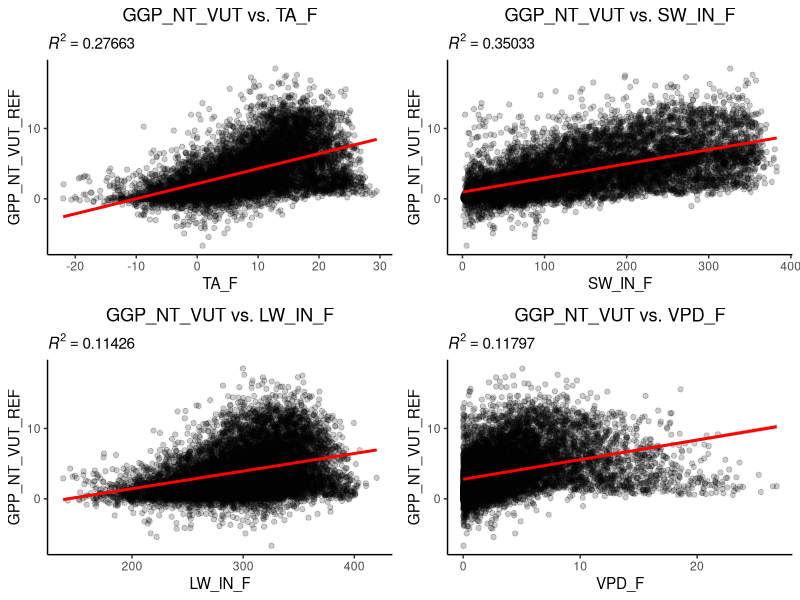
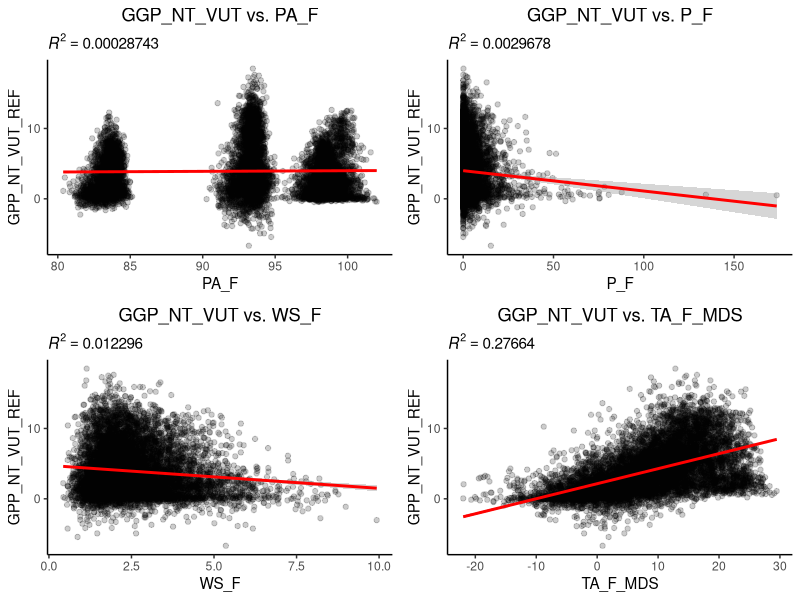
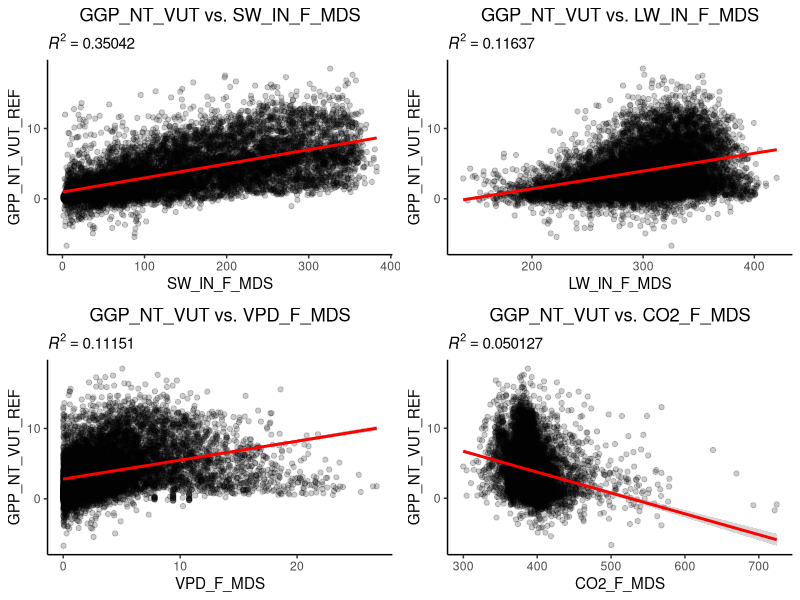
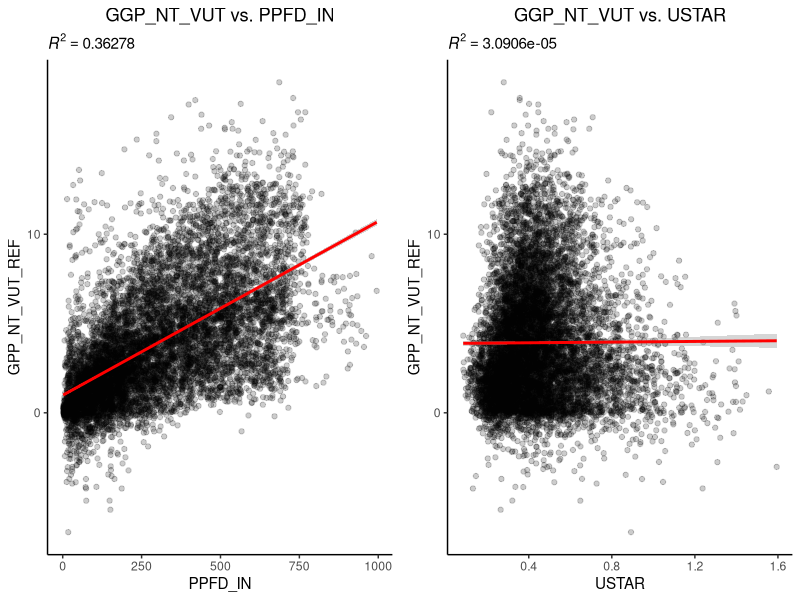
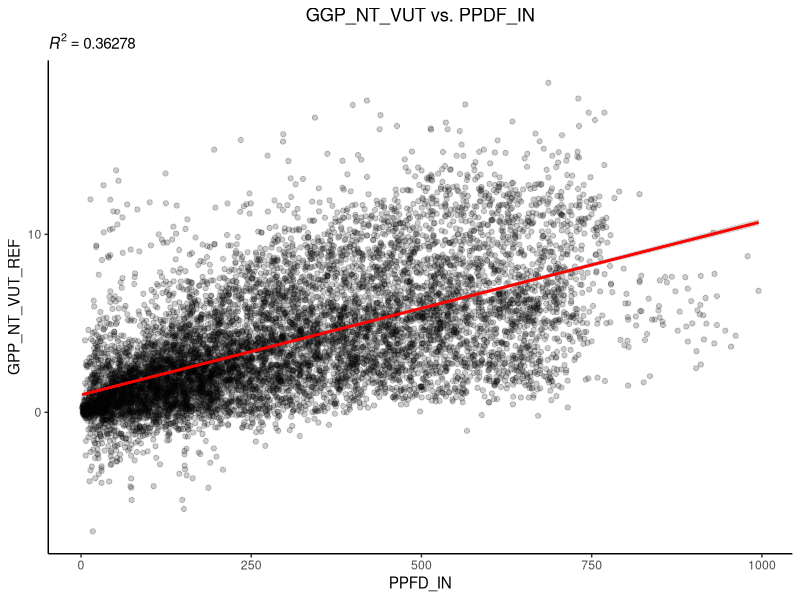
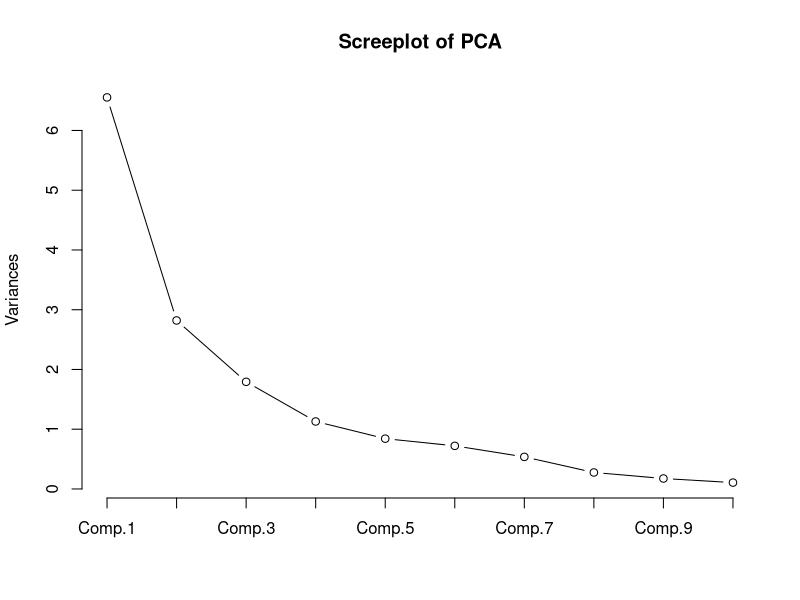

The R script that drew these images, in order:
## ---- chunk 1
#Packages
library(dplyr)
library(ggplot2)

#Dataset
half_hourly_fluxes <- read.table("../data/half_hourly_ecosystem_fluxes.csv", sep = ";", header = T)
## ---- chunk 2
data <- half_hourly_fluxes %>%
  select(-starts_with("TIMESTAMP")) %>% #Delete row with date
  select(-starts_with("siteid")) %>% #Delete row with site information
  tidyr::drop_na() #Drop all values with NA
## ---- chunk 3
#Defining variables
validation <- 0 #Reference value for R^2 value 
col_names <- names(data) #Names of all columns
col <- c() #Creating vector to store column index
i <- 1
all_plots <- c() #Vector to store plots


#Loop over all columns of the dataset
for(i in 1:length(col_names)){
  if(i != 14){ #Is column = modelling parameter column? If not continue
    
    #Modelling parameter
    pred_col <- paste("GPP_NT_VUT_REF ~ ", paste(col_names[i])) #Select column
    pred_col <- formula(pred_col) #Convert to a lm usable format
    linmod <- lm(pred_col, data = data) #Modelling
    r_2 <- summary(linmod)$r.squared #R^2 value
    
    #Check if R_2 is bigger or not compared to the previous value
    if(r_2 > validation){
      
      #If true, store value of R^2 and column index of variable
      validation <- r_2
      col[1] <- i
    }
    
    
    #Storing plots in variable
    all_plots[[i]] <- local({
      i <- i 
      
      ggplot(data = data, aes(x = data[,i])) + #Points
      geom_point(aes(y = GPP_NT_VUT_REF), alpha = 0.2) + #Characteristics of the points
      geom_smooth(formula = y ~ x, method = "lm", color = "red", fullrange = T,
        aes(x = data[, i], y = GPP_NT_VUT_REF #Regression line + characteristics
      )) +
      labs(x = col_names[i], #x-axis label
           subtitle = bquote(italic(R)^2 == .(format(r_2, digits = 5)))) + #Subtitle with R^2 value 
      ggtitle(paste0("GGP_NT_VUT vs. ",col_names[i])) + #Title
      theme_classic() +
      theme(plot.title = element_text(hjust = 0.5)) #Center title
      
    })
    
  }
}

#Calculating AIC of the highest R^2 value
sse <- sum((data[, col] - mean(data[, col]))^2)
n <- length(data[,1])

aic_val <- n * log(sse/n) + 6
## ---- chunk 4
#Plots of TA_F, SW_IN_F, LW_IN_F and VPD_F
cowplot::plot_grid(all_plots[[1]], all_plots[[2]],
                   all_plots[[3]], all_plots[[4]])
## ---- chunk 5
#Plots of PA_F, P_F, WS_F and TA_F_MDS
cowplot::plot_grid(all_plots[[5]], all_plots[[6]],
                   all_plots[[7]], all_plots[[8]])
## ---- chunk 6
#Plots of SW_IN_F_MDS, LW_IN_F_MDS, VPD_F_MDS and CO2_F_MDS
cowplot::plot_grid(all_plots[[9]], all_plots[[10]],
                   all_plots[[11]], all_plots[[12]])
## ---- chunk 7
#Plots of PPFD_IN, USTAR
cowplot::plot_grid(all_plots[[13]], all_plots[[15]])
## ---- chunk 8

#Defining looping variables
term <- 1 #Terminating variable
col <- c(col) #convert column index variable to vector

#Loop as long as term does not equal 1
while(term == 1){
  val <- 0 #Reference value for R^2 value
  
  #Search for  best fitting modelling variable of remaining dataset
  #Loop over all columns of the dataset
  for(j in 1:length(col_names)){
    #Is column = modelling parameter column? If not continue
    if(j != 14){
      
      #Check if column j already was used for the modelling. If not continue
      if(j %in% col == FALSE){
        
        #Precreate a string containing all model parameters
        pred_var <- paste("GPP_NT_VUT_REF ~ ", paste(col_names[i]), " + ", paste(col_names[col], collapse = " + "))
        pred_var <- formula(pred_var) #convert the string into a lm-readable format
        
        #Modelling
        model <- lm(pred_var, data = data)
        r_square <- summary(model)$r.squared #Extract R^2 value
        
        #Check if R_2 is bigger or not compared to the previous value
        if(r_square > val){
          #If true, store R^2 value and column of this variable inside the vector
          val <- r_square
          predictor <- j #Count makes sure to overwrite the exact element of the vector
        }        
      }
    }
  }
  #Search for  best fitting modelling variable of remaining dataset finished
  
  #AIC calculation
  #Definitions
  pot_col <- c(col, predictor) #Potential columns for GPP prediction
  sse_vec <- c() #vector for sum of squared error
  subset <- data[, pot_col] #subset of all (potential) GPP modelling parameters

  #loop over all columns in subset
  for(k in 1:length(names(subset))){
    #Storing the SSE of each column inside the defined vector (each row = one value)
    sse_vec[k] <- sum((subset[, k] - mean(subset[, k]))^2)
  }
  
  #AIC variables
  sse_2 <- sum(sse_vec) #SSE; Sum all SSE values of each column
  m <- length(data[, 1]) * length(pot_col) #Number of variables (#Variables in one columns * #Columns)
  
  #Calculating AIC
  aic_value <- m * log(sse_2 / m) + 2 * (length(pot_col) + 2) #AIC
  
  #Check if AIC is smaller than previous value. If true continue
  if(aic_val < aic_value){
    term <- 0 #Terminate process
  }
  else{
    col <- c(col, predictor) #If not add best fit predictor to column counting variable
  }
}
## ---- chunk 9
print(col_names[col])
## ---- chunk 10

#Regression model of the relevant variables
r_value <- round(validation, 5) #R^2 value rounded to 5 decimals

ggplot(data = data, aes(x = PPFD_IN, y = GPP_NT_VUT_REF)) + #Points
  geom_point(alpha = 0.2) + #Characteristics of the points
  geom_smooth(formula = y ~ x, method = "lm", color = "red", fullrange = T,
    aes(x = data$PPFD_IN, y = data$GPP_NT_VUT_REF #Regression line + characteristics
  )) +
  labs(subtitle = bquote(italic(R)^2 == .(format(validation, digits = 5)))) + #Subtitle with R^2 value
  ggtitle("GGP_NT_VUT vs. PPDF_IN") + #Title & R^2 value
  theme_classic() +
  theme(plot.title = element_text(hjust = 0.5)) #Center Title
## ---- chunk 11

#Principal component analysis (PCA)
fit <- princomp(data, cor = T)
plot(fit, type = "l", main = "Screeplot of PCA") #Screeplot
